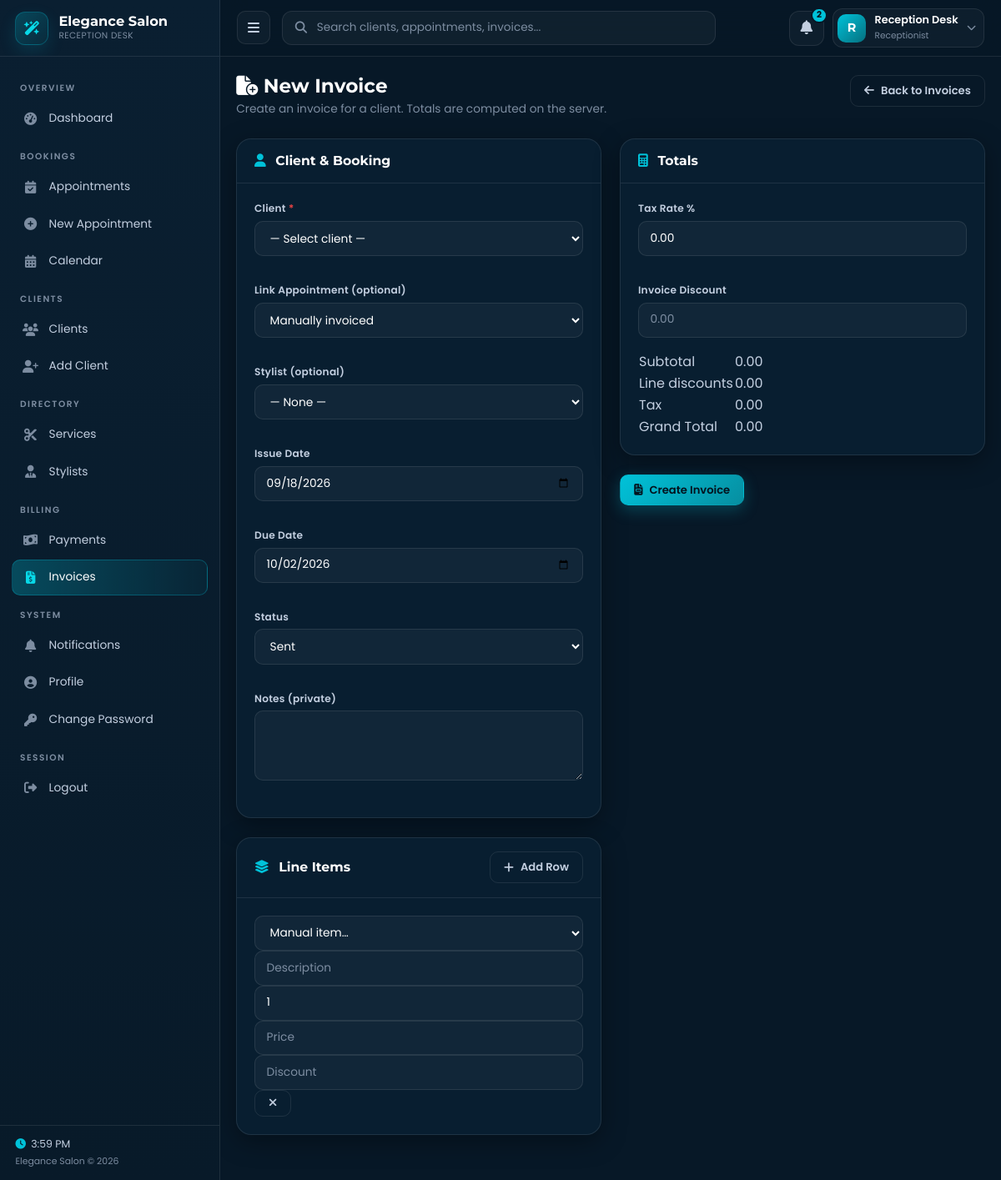
The page /user/invoice-create.php (signed in) on the database its author committed.
### tables this page shows
CREATE TABLE `users` (
    `user_id` INT UNSIGNED NOT NULL AUTO_INCREMENT,
    `role_id` INT UNSIGNED NOT NULL,
    `first_name` VARCHAR(100) NOT NULL,
    `last_name` VARCHAR(100) NOT NULL,
    `username` VARCHAR(50) DEFAULT NULL,
    `email` VARCHAR(255) NOT NULL,
    `password` VARCHAR(255) NOT NULL,
    `phone` VARCHAR(20) DEFAULT NULL,
    `avatar` VARCHAR(500) DEFAULT NULL,
    `is_active` TINYINT(1) NOT NULL DEFAULT 1,
    `remember_token` VARCHAR(255) DEFAULT NULL,
    `remember_expires` DATETIME DEFAULT NULL,
    `last_login` TIMESTAMP NULL DEFAULT NULL,
    `created_at` TIMESTAMP NOT NULL DEFAULT CURRENT_TIMESTAMP,
    `updated_at` TIMESTAMP NOT NULL DEFAULT CURRENT_TIMESTAMP ON UPDATE CURRENT_TIMESTAMP,
    PRIMARY KEY (`user_id`),
    UNIQUE KEY `uk_user_email` (`email`),
    UNIQUE KEY `uk_user_username` (`username`),
    UNIQUE KEY `uk_user_remember_token` (`remember_token`),
    KEY `fk_users_role` (`role_id`),
    CONSTRAINT `fk_users_role` FOREIGN KEY (`role_id`) REFERENCES `roles` (`role_id`) ON DELETE RESTRICT ON UPDATE CASCADE
);

CREATE TABLE `roles` (
    `role_id` INT UNSIGNED NOT NULL AUTO_INCREMENT,
    `role_name` VARCHAR(50) NOT NULL,
    `description` VARCHAR(255) DEFAULT NULL,
    `created_at` TIMESTAMP NOT NULL DEFAULT CURRENT_TIMESTAMP,
    `updated_at` TIMESTAMP NOT NULL DEFAULT CURRENT_TIMESTAMP ON UPDATE CURRENT_TIMESTAMP,
    PRIMARY KEY (`role_id`),
    UNIQUE KEY `uk_role_name` (`role_name`)
);

### includes/auth.php (called while the page is built, shortened)
<?php
function getUserById(int $userId): ?array
{
    $db = getDBConnection();
    $stmt = $db->prepare("
        SELECT u.user_id, u.username, u.first_name, u.last_name, u.email, u.phone,
               u.avatar, u.role_id, u.is_active, u.last_login, u.created_at, u.updated_at,
               r.role_name
        FROM users u
        JOIN roles r ON r.role_id = u.role_id
        WHERE u.user_id = :id
        LIMIT 1
    ");
    $stmt->execute([':id' => $userId]);
    $user = $stmt->fetch();
    return $user ?: null;
}
function roleLabel(string $role): string
{
    switch ($role) {
        case 'receptionist': return 'Receptionist';
    }
}

### includes/functions.php (called while the page is built, shortened)
<?php
require_once __DIR__ . '/auth.php';
function sanitize($input) {
    return htmlspecialchars(trim($input), ENT_QUOTES, 'UTF-8');
}
function getSetting($key, $default = '') {
    try {
        $db = getDBConnection();
        $stmt = $db->prepare("SELECT setting_value FROM site_settings WHERE setting_key = :key");
        $stmt->execute([':key' => $key]);
        $result = $stmt->fetch();
        return $result ? $result['setting_value'] : $default;
    } catch (PDOException $e) {
        return $default;
    }
}

### user/invoice-create.php (the view, shortened to what this page needs)
<?php
$old = [
    'client_id' => '', 'appointment_id' => '0', 'stylist_id' => '0',
    'issued_at' => date('Y-m-d'), 'due_at' => date('Y-m-d', strtotime('+14 days')),
    'status' => 'sent', 'tax_rate' => '', 'discount' => '',
    'notes' => '', 'service_id' => [], 'item_name' => [], 'qty' => [],
    'unit_price' => [], 'line_discount' => [],
];
$defaultTax = (float)getSetting('financial_tax_rate', '0');
?>
<?php require_once __DIR__ . '/includes/header.php'; ?>
<div class="page-header">
    <div>
        <h1 class="page-title"><i class="fas fa-file-circle-plus"></i> New Invoice</h1>
        <p class="page-subtitle">Create an invoice for a client. Totals are computed on the server.</p>
    </div>
    <a href="<?php echo SITE_URL; ?>/user/invoices.php" class="btn-user btn-outline"><i class="fas fa-arrow-left"></i> Back to Invoices</a>
</div>
<form method="post" action="" class="grid-2col">
    <div>
        <div class="panel">
            <div class="panel-head"><h5><i class="fas fa-user"></i> Client &amp; Booking</h5></div>
            <div class="panel-body">
                <div class="form-grid">
                    <div class="form-group" style="grid-column:1/-1">
                        <label>Client <span class="req">*</span></label>
                        <select name="client_id" id="invClient" class="form-control-salon" required>
                            <option value="">— Select client —</option>
                        </select>
                    </div>
                    <div class="form-group">
                        <label>Link Appointment (optional)</label>
                        <select name="appointment_id" id="invAppointment" class="form-control-salon">
                            <option value="0">Manually invoiced</option>
                        </select>
                    </div>
                    <div class="form-group">
                        <label>Stylist (optional)</label>
                        <select name="stylist_id" id="invStylist" class="form-control-salon">
                            <option value="0">— None —</option>
                        </select>
                    </div>
                    <div class="form-group">
                        <label>Issue Date</label>
                        <input type="date" name="issued_at" class="form-control-salon" value="<?php echo sanitize($old['issued_at']); ?>">
                    </div>
                    <div class="form-group">
                        <label>Due Date</label>
                        <input type="date" name="due_at" class="form-control-salon" value="<?php echo sanitize($old['due_at']); ?>">
                    </div>
                    <div class="form-group">
                        <label>Status</label>
                        <select name="status" class="form-control-salon">
                            <option value="sent" <?php echo $old['status'] === 'sent' ? 'selected' : ''; ?>>Sent</option>
                        </select>
                    </div>
                    <div class="form-group" style="grid-column:1/-1">
                        <label>Notes (private)</label>
                        <textarea name="notes" class="form-control-salon" rows="2"><?php echo sanitize($old['notes']); ?></textarea>
                    </div>
                </div>
            </div>
        </div>
        <div class="panel mt-2">
            <div class="panel-head">
                <h5><i class="fas fa-layer-group"></i> Line Items</h5>
                <button type="button" class="btn-user btn-outline btn-xs" id="addItemRow"><i class="fas fa-plus"></i> Add Row</button>
            </div>
            <div class="panel-body">
                <div id="itemRows">
                    <?php for ($r = 0; $r < max(1, count($old['item_name'])); $r++): ?>
                    <div class="fin-item-row">
                        <select name="service_id[]" data-item-service class="form-control-salon">
                            <option value="">Manual item…</option>
                        </select>
                        <input type="text" name="item_name[]" data-item-name class="form-control-salon" placeholder="Description" value="<?php echo sanitize($old['item_name'][$r] ?? ''); ?>">
                        <input type="number" name="qty[]" data-item-qty class="form-control-salon" value="<?php echo (int)($old['qty'][$r] ?? 1); ?>" min="1">
                        <input type="text" name="unit_price[]" data-item-price class="form-control-salon" placeholder="Price" value="<?php echo sanitize($old['unit_price'][$r] ?? ''); ?>">
                        <input type="text" name="line_discount[]" data-item-disc class="form-control-salon" placeholder="Discount" value="<?php echo sanitize($old['line_discount'][$r] ?? ''); ?>">
                        <button type="button" class="btn-user btn-outline btn-xs item-remove"><i class="fas fa-times"></i></button>
                    </div>
                    <?php endfor; ?>
                </div>
            </div>
        </div>
    </div>
    <div>
        <div class="panel">
            <div class="panel-head"><h5><i class="fas fa-calculator"></i> Totals</h5></div>
            <div class="panel-body">
                <div class="form-grid">
                    <div class="form-group">
                        <label>Tax Rate %</label>
                        <input type="text" name="tax_rate" id="invTaxRate" class="form-control-salon" value="<?php echo $old['tax_rate'] !== '' ? sanitize($old['tax_rate']) : number_format($defaultTax, 2); ?>">
                    </div>
                    <div class="form-group">
                        <label>Invoice Discount</label>
                        <input type="text" name="discount" id="invDiscount" class="form-control-salon" value="<?php echo sanitize($old['discount']); ?>" placeholder="0.00">
                    </div>
                </div>
                <table class="paper-table">
                    <tbody>
                        <tr><td>Subtotal</td><td class="text-end fin-amount" id="sumSubtotal">0.00</td></tr>
                        <tr><td>Line discounts</td><td class="text-end fin-amount" id="sumDiscount">0.00</td></tr>
                        <tr><td>Tax</td><td class="text-end fin-amount" id="sumTax">0.00</td></tr>
                        <tr class="grand"><td>Grand Total</td><td class="text-end fin-amount" id="sumTotal">0.00</td></tr>
                    </tbody>
                </table>
            </div>
        </div>
        <div class="form-actions">
            <button type="submit" class="btn-user btn-cyan"><i class="fas fa-file-invoice"></i> Create Invoice</button>
        </div>
    </div>
</form>
<?php require_once __DIR__ . '/includes/footer.php'; ?>

### user/includes/header.php (shortened to what this page needs)
<?php
require_once __DIR__ . '/../../includes/functions.php';
$receptionist = getUserById(currentUserId());
$userName      = trim($receptionist['first_name'] . ' ' . $receptionist['last_name']) ?: 'Receptionist';
$userRoleLabel = roleLabel($receptionist['role_name']);
$userInitial   = strtoupper(mb_substr(trim($receptionist['first_name']), 0, 1)) ?: 'R';
$unreadCount = 0;
try {
    $db = getDBConnection();
    $stmt = $db->prepare("SELECT COUNT(*) AS c FROM notifications WHERE is_read = 0 AND (user_id = :uid OR user_id IS NULL)");
    $stmt->execute([':uid' => $receptionist['user_id']]);
    $unreadCount = (int)$stmt->fetch()['c'];
} catch (PDOException $e) {
    $latestNotifications = [];
}
?>
<!DOCTYPE html>
<html lang="en">
<head>
    <link href="https://cdn.jsdelivr.net/npm/bootstrap@5.3.2/dist/css/bootstrap.min.css" rel="stylesheet">
    <link rel="stylesheet" href="https://cdnjs.cloudflare.com/ajax/libs/font-awesome/6.5.1/css/all.min.css">
    <link rel="stylesheet" href="<?php echo SITE_URL; ?>/user/assets/css/user.css">
</head>
<body class="user-body">
<div class="user-layout">
    <?php require_once __DIR__ . '/sidebar.php'; ?>
    <div class="user-main">
        <header class="user-topbar">
            <div class="topbar-left">
                <button class="topbar-toggle" data-user-toggle aria-label="Toggle sidebar">
                    <i class="fas fa-bars"></i>
                </button>
                <div class="topbar-search" id="globalSearchBox">
                    <i class="fas fa-magnifying-glass"></i>
                    <input type="text" id="globalSearchInput" placeholder="Search clients, appointments, invoices..."
                           autocomplete="off" aria-label="Global search">
                </div>
            </div>
            <div class="topbar-right">
                <div class="dropdown">
                    <button class="topbar-icon-btn" data-bs-toggle="dropdown" aria-expanded="false" aria-label="Notifications">
                        <i class="fas fa-bell"></i>
                        <?php if ($unreadCount > 0): ?>
                        <span class="notif-dot" id="notifDotTop"><?php echo min($unreadCount, 99); ?></span>
                        <?php endif; ?>
                    </button>
                </div>
                <div class="dropdown">
                    <button class="profile-btn" data-bs-toggle="dropdown" aria-expanded="false">
                        <span class="profile-avatar"><?php echo $userInitial; ?></span>
                        <span class="profile-meta">
                            <b><?php echo sanitize($userName); ?></b>
                            <span><?php echo sanitize($userRoleLabel); ?></span>
                        </span>
                        <i class="fas fa-chevron-down"></i>
                    </button>
                </div>
            </div>
        </header>
        <main class="user-content">

### rows shown on the page
users: first_name "R", userName "Reception Desk", role.role_name "Receptionist"

### other values the page prints
$groupLabel "OVERVIEW"
$item['label'] "Dashboard"
$groupLabel "BOOKINGS"
$item['label'] "Appointments"
$item['label'] "New Appointment"
$item['label'] "Calendar"
$groupLabel "CLIENTS"
$item['label'] "Clients"
$item['label'] "Add Client"
$groupLabel "DIRECTORY"
$item['label'] "Services"
$item['label'] "Stylists"
$groupLabel "BILLING"
$item['label'] "Payments"
$item['label'] "Invoices"
